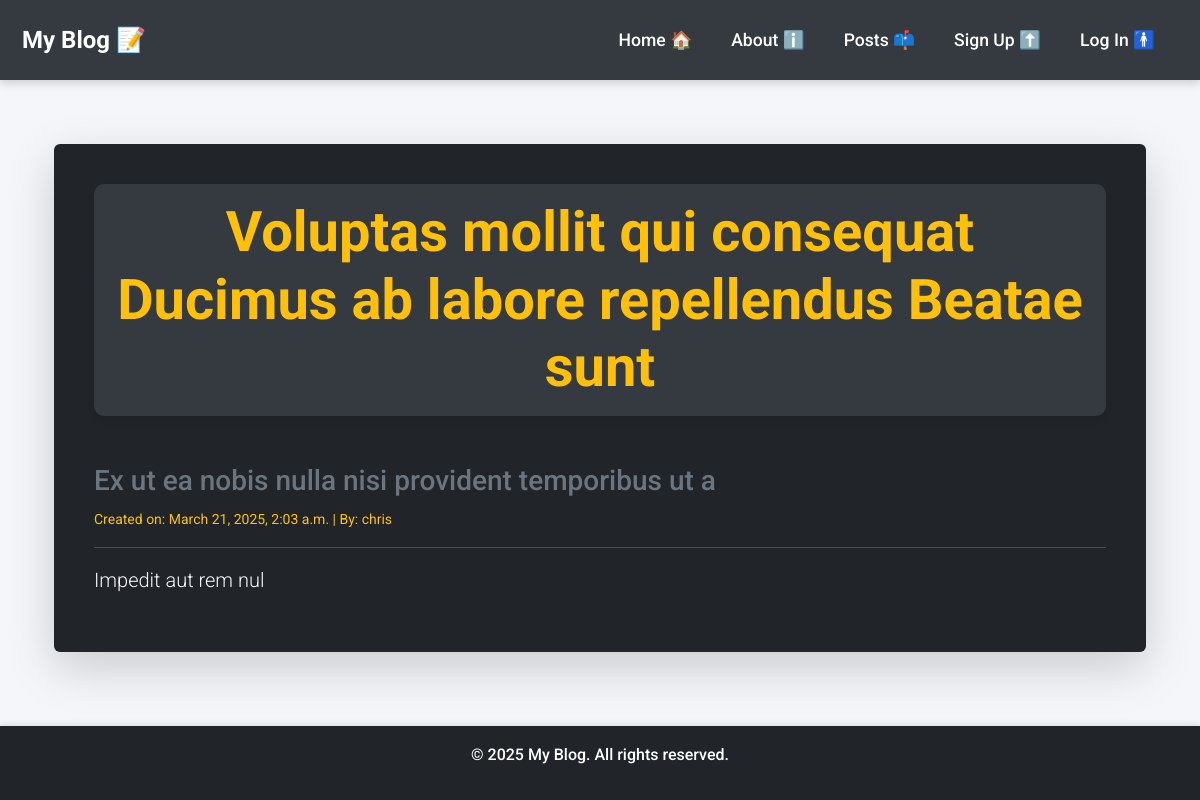
The page /posts/9/ on the database its author committed.
### posts/models.py (models this page shows, shortened)
class Post(models.Model):
    title = models.CharField(max_length=128)
    subtitle = models.CharField(max_length=256)
    body = models.TextField()
    author = models.ForeignKey(
        get_user_model(),
        on_delete=models.CASCADE
    )
    status = models.ForeignKey(
        Status,
        on_delete=models.CASCADE
    )
    created_on = models.DateTimeField(auto_now_add=True)

### posts/views.py (the view)
# urls.py: path("<int:pk>/", views.PostDetailView.as_view(), name="detail"),
class PostDetailView(UserPassesTestMixin, DetailView):
    template_name = "posts/detail.html"
    model = Post
    def test_func(self):
        post = self.get_object()
        if post.status.name == "published":
            return True
        elif post.status.name == "draft" and post.author == self.request.user:
            return True
        elif post.status.name == "archived" and self.request.user.is_authenticated:
            return True
        else:
            return False

### templates/posts/detail.html (shortened to what this page needs)
{% extends 'base.html' %}
{% block content %}
<div class="container mt-5">
    <div class="card bg-dark text-light shadow-lg border-0 p-4">
        <div class="card-body">
            <h1 class="display-4 fw-bold text-warning">{{ post.title }}</h1>
            <h3 class="text-secondary mt-5">{{ post.subtitle }}</h3>
            <small class="text-warning">
                Created on: {{ post.created_on }} | By: {{ post.author }}
            </small>
            <hr class="border-warning">
            <p class="lead">{{ post.body }}</p>
        </div>
    </div>
</div>
{% endblock content %}

### static/css/base.css (style rules this page uses)
body { font-family: 'Roboto', sans-serif; background-color: #f4f6f9; color: #333; line-height: 1.6; margin: 0; padding: 0; }
h1 { text-align: center; color: #fff; padding: 15px; background-color: #343a40; border-radius: 10px; margin-bottom: 20px; font-size: 2rem; font-weight: bold; box-shadow: 0 4px 6px rgba(0, 0, 0, 0.1); }

### rows shown on the page
Post: title "Voluptas mollit qui consequat Ducimus ab labore repellendus Beatae sunt", subtitle "Ex ut ea nobis nulla nisi provident temporibus ut a", created_on "March 21, 2025, 2:03 a.m.", author "chris", body "Impedit aut rem nul"
